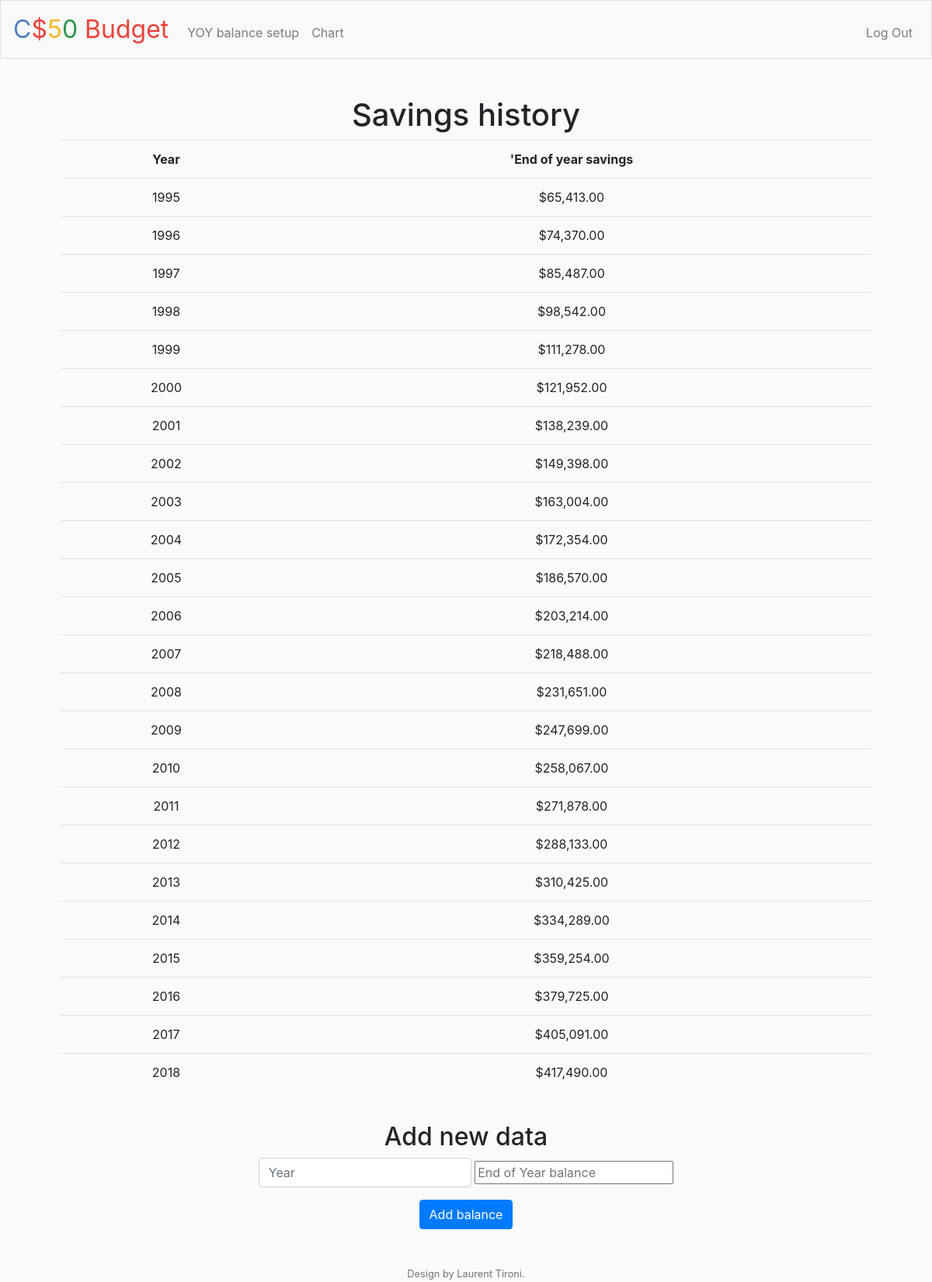
Screenshot of /add (signed in) with the database file from the repository.
### tables this page shows
CREATE TABLE 'balance' ('user_id' INTEGER NOT NULL, 'EOYbalance' FLOAT NOT NULL, 'year' INTEGER NOT NULL);

### application.py (the view)
@app.route("/add", methods=["GET", "POST"])
@login_required
def add():
    user = session["user_id"]
    if request.method == "POST":
        EOYbalance = request.form.get("eoybalance")
        year = request.form.get("year")
        db.execute("INSERT INTO balance (user_id, EOYbalance, year) VALUES (:user_id, :EOYbalance, :year)", user_id=user, EOYbalance=EOYbalance, year=year)
        return redirect("/add")
    else:
        data = db.execute(f"SELECT year, EOYbalance FROM balance WHERE user_id = {user} ORDER BY year")
        for row in data:
            row['EOYbalance']=usd(row['EOYbalance'])
        return render_template("add.html",data=data)

### application.py (called while the page is built)
@app.after_request
def after_request(response):
    response.headers["Cache-Control"] = "no-cache, no-store, must-revalidate"
    response.headers["Expires"] = 0
    response.headers["Pragma"] = "no-cache"
    return response

### helpers.py (called while the page is built)
def login_required(f):
    @wraps(f)
    def decorated_function(*args, **kwargs):
        if session.get("user_id") is None:
            return redirect("/login")
        return f(*args, **kwargs)
    return decorated_function

def usd(value):
    return f"${value:,.2f}"

### templates/add.html (shortened to what this page needs)
{% extends "layout.html" %}
{% block main %}
    <h1>Savings history</h1>
    <table class="table">
        <tr>
            <th>Year</th>
            <th>'End of year savings</th>
        </tr>
        {% for row in data %}
            <tr>
                <td>{{ row['year'] }}</td>
                <td>{{ row['EOYbalance'] }}</td>
            </tr>
        {% endfor %}
    </table>
    <br>
    <h2>Add new data</h2>
    <form action="/add" method="post">
        <div class="form-group">
            <input autofocus class="form-control" class="form-control" name="year" placeholder="Year" type="number">
            <input autocomplete="off" name="eoybalance" placeholder="End of Year balance" type="number">
        </div>
        <button class="btn btn-primary" type="submit">Add balance</button>
    </form>
{% endblock %}

### static/styles.css (style rules this page uses)
main .form-control { display: inline-block; width: auto; }
:root { --color: #3c3163; --transition-time: 0.5s; }
* { box-sizing: border-box; }
body { margin: 0; min-height: 100vh; background: #fafafa; }

### rows the page displays
balance: year "1995", EOYbalance "$65,413.00"
balance: year "1996", EOYbalance "$74,370.00"
balance: year "1997", EOYbalance "$85,487.00"
balance: year "1998", EOYbalance "$98,542.00"
balance: year "1999", EOYbalance "$111,278.00"
balance: year "2000", EOYbalance "$121,952.00"
balance: year "2001", EOYbalance "$138,239.00"
balance: year "2002", EOYbalance "$149,398.00"
balance: year "2003", EOYbalance "$163,004.00"
balance: year "2004", EOYbalance "$172,354.00"
balance: year "2005", EOYbalance "$186,570.00"
balance: year "2006", EOYbalance "$203,214.00"
balance: year "2007", EOYbalance "$218,488.00"
balance: year "2008", EOYbalance "$231,651.00"
balance: year "2009", EOYbalance "$247,699.00"
balance: year "2010", EOYbalance "$258,067.00"
balance: year "2011", EOYbalance "$271,878.00"
balance: year "2012", EOYbalance "$288,133.00"
balance: year "2013", EOYbalance "$310,425.00"
balance: year "2014", EOYbalance "$334,289.00"
balance: year "2015", EOYbalance "$359,254.00"
balance: year "2016", EOYbalance "$379,725.00"
balance: year "2017", EOYbalance "$405,091.00"
balance: year "2018", EOYbalance "$417,490.00"
